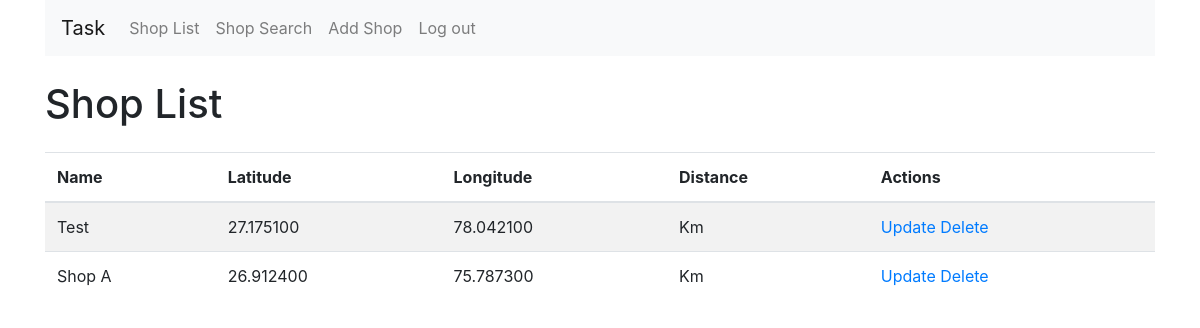
The app's page / (signed in), older data.
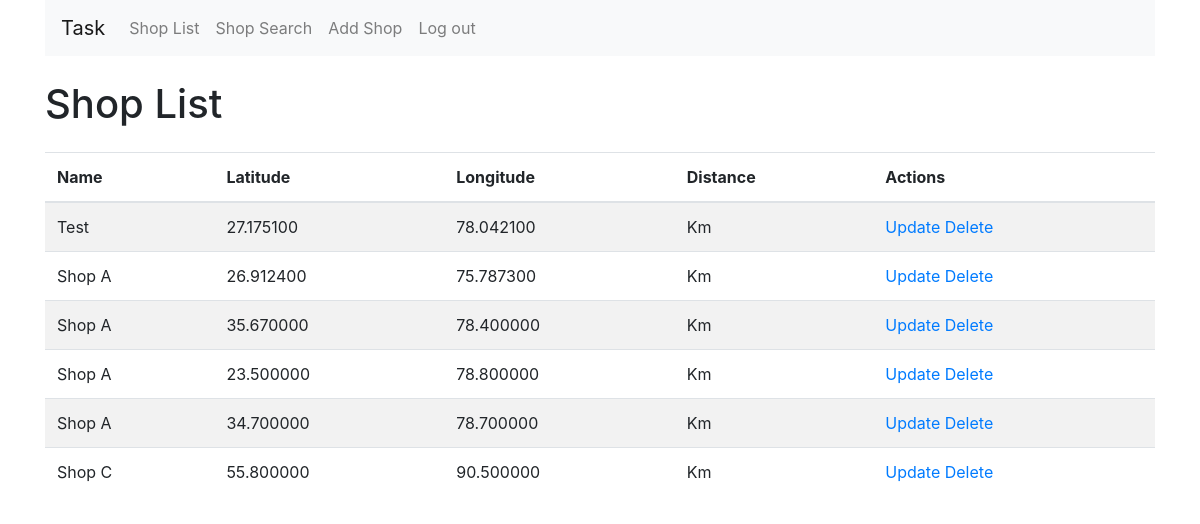
The same page, newer data.
### shop/models.py (models this page shows, shortened)
class Shop(models.Model):
    name = models.CharField(max_length=100)
    latitude = models.DecimalField(max_digits=9, decimal_places=6)
    longitude = models.DecimalField(max_digits=9, decimal_places=6)
    user = models.ForeignKey(settings.AUTH_USER_MODEL, blank=True, null=True, on_delete=models.CASCADE)

### shop/views.py (the view, shortened to what this page needs)
# urls.py: path('', views.shop_list, name='shop_list'),
def shop_list(request):
    shops = Shop.objects.all()
    user_latitude = request.GET.get('lat')
    user_longitude = request.GET.get('lng')
    for shop in shops:
        if user_latitude is not None and user_longitude is not None:
            shop.distance = calculate_distance(user_latitude, user_longitude, shop.latitude, shop.longitude)
        else:
            shop.distance = None  # Set distance as None if user's location is not available
    return render(request, 'list.html', {'shops': shops})

### templates/list.html (shortened to what this page needs)
{% extends 'base.html' %}
{% block content %}
<div>
  <h1 class="mt-4">Shop List</h1>
  <table class="table table-striped mt-4">
    <thead>
      <tr>
        <th>Name</th>
        <th>Latitude</th>
        <th>Longitude</th>
        <th>Distance</th>
        {% if user.is_authenticated %}
          <th>Actions</th>
        {% endif %}
      </tr>
    </thead>
    <tbody>
      {% for shop in shops %}
        <tr>
          <td>{{ shop.name }}</td>
          <td>{{ shop.latitude }}</td>
          <td>{{ shop.longitude }}</td>
          <td>{{ shop.distance|floatformat:2 }} Km</td>
          {% if user.is_authenticated and shop.user == user %}
            <td>
              <a href="{% url 'shop_update' shop.pk %}">Update</a>
              <a href="{% url 'shop_delete' shop.pk %}">Delete</a>
            </td>
          {% else %}
          <td>
            <a href="">Update</a>
            <a href="">Delete</a>
          </td>
          {% endif %}
        </tr>
      {% endfor %}
    </tbody>
  </table>
</div>
{% endblock content %}

Row changes from the older to the newer data that the page shows:
added Shop: name "Shop A", latitude "35.670000", longitude "78.400000", shows "Update"
added Shop: name "Shop A", latitude "23.500000", longitude "78.800000", shows "Update"
added Shop: name "Shop A", latitude "34.700000", longitude "78.700000", shows "Update"
added Shop: name "Shop C", latitude "55.800000", longitude "90.500000", shows "Update"
